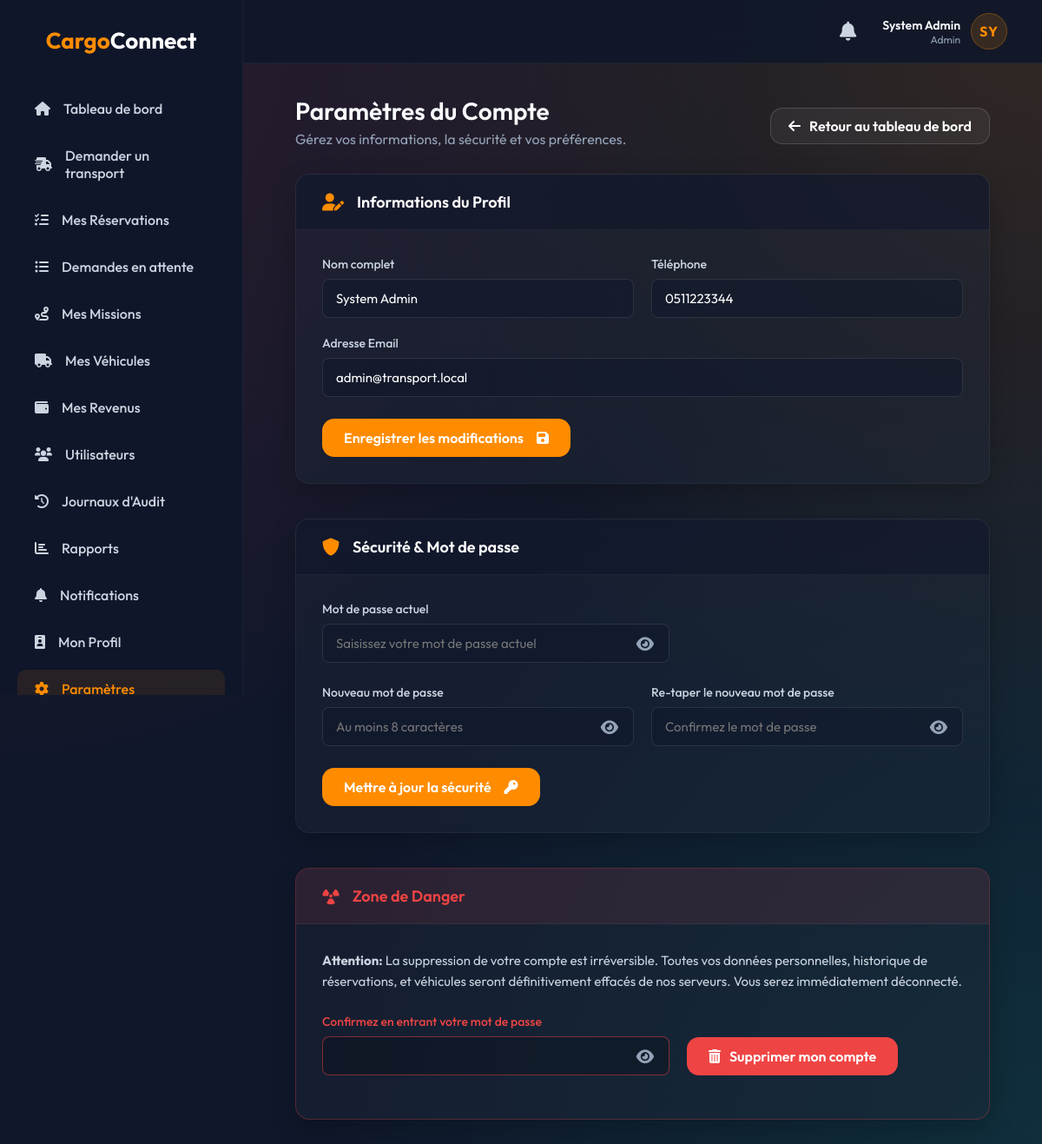
/account/settings.php (signed in), run on the app's committed database.
### tables this page shows
CREATE TABLE IF NOT EXISTS users (
    id INT UNSIGNED AUTO_INCREMENT PRIMARY KEY,
    name VARCHAR(100) NOT NULL,
    email VARCHAR(150) NOT NULL UNIQUE,
    password_hash VARCHAR(255) NOT NULL,
    phone VARCHAR(20) UNIQUE,
    role ENUM('client', 'transporter', 'admin') NOT NULL DEFAULT 'client',
    status ENUM('active', 'suspended', 'pending') NOT NULL DEFAULT 'active',
    created_at TIMESTAMP DEFAULT CURRENT_TIMESTAMP,
    updated_at TIMESTAMP DEFAULT CURRENT_TIMESTAMP ON UPDATE CURRENT_TIMESTAMP,
    last_login DATETIME NULL,
    remember_token VARCHAR(255) NULL,
    INDEX idx_user_email (email),
    INDEX idx_user_role (role)
);

### account/settings.php (the view, shortened to what this page needs)
<?php
$database = new Database();
$pdo = $database->getConnection();
$user_id = $_SESSION['user_id'];
$stmt = $pdo->prepare("SELECT * FROM users WHERE id = ?");
$stmt->execute([$user_id]);
$user = $stmt->fetch(PDO::FETCH_ASSOC);
?>
<!DOCTYPE html>
<html lang="fr">
<head>
    <link href="https://cdnjs.cloudflare.com/ajax/libs/font-awesome/6.0.0/css/all.min.css" rel="stylesheet">
    <link rel="stylesheet" href="<?php echo CSS_URL; ?>style.css">
    <link rel="stylesheet" href="<?php echo CSS_URL; ?>dashboard.css">
</head>
<body>
<div class="dashboard-layout">
    <?php include INC_PATH . 'sidebar.php'; ?>
<main class="main-content">
        <?php include INC_PATH . 'topbar.php'; ?>
        <div class="page-header" style="max-width: 800px; margin: 0 auto 30px auto;">
            <div>
                <h1>Paramètres du Compte</h1>
                <p style="color: #94a3b8; margin-top: 5px;">Gérez vos informations, la sécurité et vos préférences.</p>
            </div>
            <a href="<?php echo $dashPath; ?>" class="btn-secondary" style="width: auto; padding: 10px 20px;"><i class="fas fa-arrow-left"></i> Retour au tableau de bord</a>
        </div>
        <div class="settings-container">
            <div class="settings-section">
                <div class="settings-header">
                    <i class="fas fa-user-edit"></i>
                    <h2>Informations du Profil</h2>
                </div>
                <div class="settings-body">
                    <form method="POST">
                        <div class="form-row" style="margin-bottom: 20px;">
                            <div class="form-group-dash">
                                <label>Nom complet</label>
                                <input type="text" name="name" value="<?php echo htmlspecialchars($user['name']); ?>" required>
                            </div>
                            <div class="form-group-dash">
                                <label>Téléphone</label>
                                <input type="text" name="phone" value="<?php echo htmlspecialchars($user['phone'] ?? ''); ?>">
                            </div>
                        </div>
                        <div class="form-group-dash" style="margin-bottom: 25px;">
                            <label>Adresse Email</label>
                            <input type="email" name="email" value="<?php echo htmlspecialchars($user['email']); ?>" required>
                        </div>
                        <div style="text-align: right;">
                            <button type="submit" class="btn-primary" style="width: auto; padding: 12px 25px;">
                                Enregistrer les modifications <i class="fas fa-save" style="margin-left: 5px;"></i>
                            </button>
                        </div>
                    </form>
                </div>
            </div>
            <div class="settings-section">
                <div class="settings-header">
                    <i class="fas fa-shield-alt"></i>
                    <h2>Sécurité & Mot de passe</h2>
                </div>
                <div class="settings-body">
                    <form method="POST">
                        <div class="form-group-dash" style="margin-bottom: 25px;">
                            <label>Mot de passe actuel</label>
                            <div style="position: relative; max-width: 400px;">
                                <input type="password" name="current_password" required placeholder="Saisissez votre mot de passe actuel" style="width: 100%; padding-right: 40px;">
                                <i class="fas fa-eye password-toggle" style="position: absolute; right: 8px; top: 50%; transform: translateY(-50%); cursor: pointer; color:#94a3b8; padding: 10px;"></i>
                            </div>
                        </div>
                        <div class="form-row" style="margin-bottom: 25px;">
                            <div class="form-group-dash">
                                <label>Nouveau mot de passe</label>
                                <div style="position: relative;">
                                    <input type="password" name="new_password" required minlength="8" placeholder="Au moins 8 caractères" style="width: 100%; padding-right: 40px;">
                                    <i class="fas fa-eye password-toggle" style="position: absolute; right: 8px; top: 50%; transform: translateY(-50%); cursor: pointer; color:#94a3b8; padding: 10px;"></i>
                                </div>
                            </div>
                            <div class="form-group-dash">
                                <label>Re-taper le nouveau mot de passe</label>
                                <div style="position: relative;">
                                    <input type="password" name="confirm_password" required minlength="8" placeholder="Confirmez le mot de passe" style="width: 100%; padding-right: 40px;">
                                    <i class="fas fa-eye password-toggle" style="position: absolute; right: 8px; top: 50%; transform: translateY(-50%); cursor: pointer; color:#94a3b8; padding: 10px;"></i>
                                </div>
                            </div>
                        </div>
                        <div style="text-align: right;">
                            <button type="submit" class="btn-primary" style="width: auto; padding: 12px 25px;">
                                Mettre à jour la sécurité <i class="fas fa-key" style="margin-left: 5px;"></i>
                            </button>
                        </div>
                    </form>
                </div>
            </div>
            <div class="settings-section danger-zone">
                <div class="settings-header">
                    <i class="fas fa-radiation"></i>
                    <h2 style="color: #ef4444;">Zone de Danger</h2>
                </div>
                <div class="settings-body">
                    <p style="color: #cbd5e1; font-size: 15px; margin-bottom: 25px; line-height: 1.6;">
                        <strong>Attention:</strong> La suppression de votre compte est irréversible. Toutes vos données personnelles, historique de réservations, et véhicules seront définitivement effacés de nos serveurs. Vous serez immédiatement déconnecté.
                    </p>
                    <form id="delete-account-form" method="POST">
                        <div class="form-row" style="align-items: flex-end;">
                            <div class="form-group-dash" style="margin: 0; flex: 1; max-width: 400px;">
                                <label style="color: #ef4444;">Confirmez en entrant votre mot de passe</label>
                                <div style="position: relative;">
                                    <input type="password" name="verify_password" id="delete-password" required style="width: 100%; border-color: rgba(239,68,68,0.5); background: rgba(0,0,0,0.2); padding-right:40px;">
                                    <i class="fas fa-eye password-toggle" style="position: absolute; right: 8px; top: 50%; transform: translateY(-50%); cursor: pointer; color:#94a3b8; padding: 10px;"></i>
                                </div>
                            </div>
                            <div style="flex-shrink: 0;">
                                <button type="button" id="btn-delete-account" class="btn-primary" style="background: #ef4444; border-color: #ef4444; width: auto; padding: 12px 25px;">
                                    <i class="fas fa-trash-alt"></i> Supprimer mon compte
                                </button>
                            </div>
                        </div>
                    </form>
                </div>
            </div>
        </div>
    </main>
</div>
</body>
</html>

### public/css/style.css (style rules this page uses)
:root { --primary: #ff8c00; --primary-hover: #ff6b00; --bg-dark: #0f172a; --text-main: #f8fafc; --text-muted: #94a3b8; --glass-bg: rgba(15, 23, 42, 0.4); --glass-border: rgba(255, 255, 255, 0.08); --glass-shadow: 0 25px 50px -12px rgba(0, 0, 0, 0.5); }
* { margin: 0; padding: 0; box-sizing: border-box; font-family: 'Outfit', sans-serif; }
body { min-height: 100vh; background: var(--bg-dark); display: flex; flex-direction: column; color: var(--text-main); position: relative; overflow-x: hidden; }
.password-toggle { position: absolute; right: 20px; top: 27px; transform: translateY(-50%); color: var(--text-muted); cursor: pointer; transition: color 0.3s; font-size: 18px; z-index: 2; }
.btn-primary, .btn-secondary, .btn-outline,.btn-primary a, .btn-secondary a, .btn-outline a { width: 100%; padding: 16px; border-radius: 14px; font-size: 16px; font-weight: 600; cursor: pointer; transition: all 0.3s cubic-bezier(0.4, 0, 0.2, 1); display: flex; justify-content: center; align-items: center; gap: 10px; margin-top: 10px; text-decoration: none !important; }
.btn-primary { background: var(--primary); color: white; border: none; }
.btn-secondary { background: rgba(255, 255, 255, 0.05); color: white; border: 1px solid rgba(255, 255, 255, 0.15); }

### public/css/dashboard.css (style rules this page uses)
body { background: #0f172a; background-image: radial-gradient(at 0% 0%, rgba(239, 68, 68, 0.15) 0px, transparent 50%), radial-gradient(at 100% 0%, rgba(255, 140, 0, 0.15) 0px, transparent 50%), radial-gradient(at 100% 100%, rgba(20, 184, 166, 0.15) 0px, transparent 50%); background-attachment: fixed; min-height: 100vh; color: #f8fafc; font-family: 'Inter', 'Outfit', sans-serif; }
.dashboard-layout { display: flex; min-height: 100vh; }
.main-content { flex: 1; padding: 110px 40px 40px 40px; margin-left: 280px; width: calc(100% - 280px); overflow-y: auto; position: relative; z-index: 10; }
.page-header { display: flex; justify-content: space-between; align-items: center; margin-bottom: 40px; }
.page-header h1 { font-size: 28px; font-weight: 600; }
.form-row { display: flex; gap: 20px; margin-bottom: 20px; }
.form-group-dash { flex: 1; }
.form-group-dash label { display: block; margin-bottom: 8px; font-weight: 500; font-size: 14px; color: #475569; }
.form-group-dash input, .form-group-dash select { width: 100%; padding: 12px 15px; border: 1px solid #cbd5e1; border-radius: 8px; font-size: 15px; transition: all 0.3s; font-family: inherit; }
h1, h2, h3, h4, .stat-details .num { color: #f8fafc; }
.page-header p { color: #94a3b8 !important; }
.form-group-dash label { color: #cbd5e1; }
.form-group-dash input, .form-group-dash select { background: rgba(15, 23, 42, 0.5); border: 1px solid rgba(255,255,255,0.1); color: white; }

### account/settings.php (style rules this page uses)
.settings-container { display: flex; flex-direction: column; gap: 40px; max-width: 800px; margin: 0 auto; }
.settings-section { background: rgba(30, 41, 59, 0.4); border: 1px solid rgba(255,255,255,0.05); border-radius: 16px; overflow: hidden; box-shadow: 0 10px 30px rgba(0,0,0,0.2); }
.settings-header { padding: 20px 30px; background: rgba(15, 23, 42, 0.6); border-bottom: 1px solid rgba(255,255,255,0.05); display: flex; align-items: center; gap: 15px; }
.settings-header h2 { font-size: 18px; color: white; margin: 0; font-weight: 600; }
.settings-header i { font-size: 20px; color: #ff8c00; }
.settings-body { padding: 30px; }
.danger-zone { border-color: rgba(239, 68, 68, 0.3); }
.danger-zone .settings-header { background: rgba(239, 68, 68, 0.1); }
.danger-zone .settings-header i { color: #ef4444; }

### data on the page
users: name "System Admin", phone "0511223344", email "admin@transport.local"

### other printed values
$userName "System Admin"
$userRole "Admin"
$userInitials "SY"
